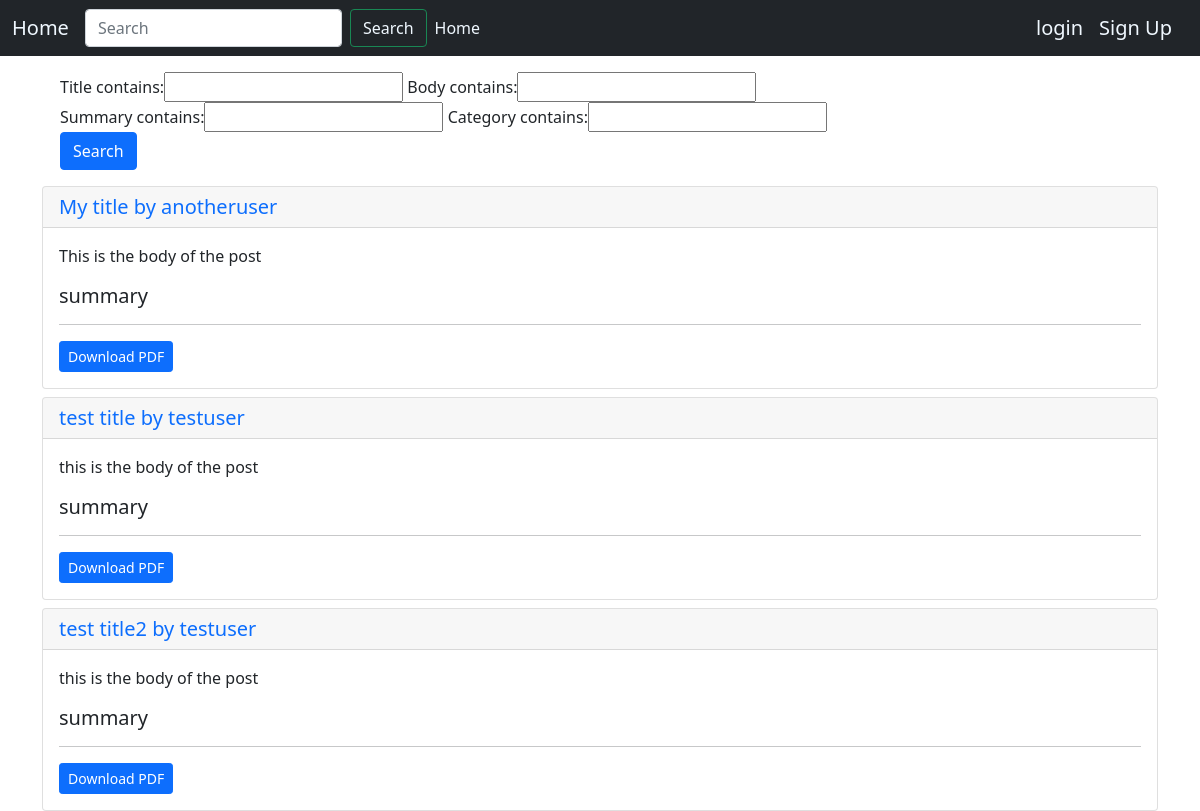
The page / on the database its author committed.
### appcms/models.py (models this page shows, shortened)
class Content(models.Model):
    CATEGORY = (
        ('Politics', 'Politics'),
        ('Sports', 'Sports'),
        ('Entertainment', 'Entertainment'),
        ('Science', 'Science'),
    )
    date_posted = models.DateTimeField(
        default=timezone.now)
    author = models.ForeignKey(
        User, on_delete=models.CASCADE, default=1)
    title = models.CharField(max_length=30, null=True, blank=True)
    body = models.TextField(max_length=300, null=True, blank=True)
    summary = models.CharField(max_length=60, null=True, blank=True)
    category = models.CharField(
        max_length=30, null=True, choices=CATEGORY, blank=True)
    pdf = models.FileField(upload_to='content/pdfs/', null=True,
                           blank=True, validators=[FileExtensionValidator(allowed_extensions=['pdf'])])

### appcms/views.py (the view)
# urls.py: path('', ContentListView, name='home'),
def ContentListView(request):
    contents = Content.objects.order_by('date_posted')
    myFilter = ContentFilter(request.GET, queryset=contents)
    return render(request, 'appcms/homes.html', {'contents': contents, 'myFilter': myFilter})

### appcms/templates/appcms/homes.html
{% extends 'appcms/base.html' %}
{% block content %}
<div class="row mt-3 mb-3 mx-4 container" style="width: 70%;">
  <form method="GET" >
    {{myFilter.form}}
    <button class="btn btn-primary " type="submit" >Search</button>
</form>
</div>
{% for content in myFilter.qs %}
<div class="container mt-2" >
    <div class="card">
        <h5 class="card-header"><a href="{% url 'contentDetail' content.id %}" style="text-decoration: none;">{{ content.title }} by {{content.author}}</a></h5>
        <div class="card-body">
          <p class="card-text">{{content.body}}</p>
          <h5 class="card-title">{{content.summary}}</h5>
          <hr>
          {% if content.pdf %}
          <a href="{{ content.pdf.url }}" class="btn btn-primary btn-sm" target="_blank">
            Download PDF
          </a>
          {% else %}
          <h6  class="btn btn-primary btn-sm" target="_blank">
            No attached PDF
          </h6>
          {% endif %}
        </div>
      </div>
</div>
{% endfor %}
{% endblock content %}

### appcms/templates/appcms/base.html (shortened to what this page needs)
<!doctype html>
<html lang="en">
  <head>
    <link href="https://cdn.jsdelivr.net/npm/bootstrap@5.0.0-beta2/dist/css/bootstrap.min.css" rel="stylesheet">
  </head>
  <body>
     {% include 'appcms/navbar.html' %}
    {% block content %}{% endblock content %}
  </body>
</html>

### appcms/templates/appcms/navbar.html (shortened to what this page needs)
<nav class="navbar navbar-expand-lg navbar-light bg-dark">
    <div class="container-fluid">
      <a class="navbar-brand" style="color: aliceblue;" href="{% url 'home' %}">Home</a>
      <form class="d-flex">
        <input class="form-control me-2" type="search" placeholder="Search" aria-label="Search">
        <button class="btn btn-outline-success" style="color: aliceblue;" type="submit">Search</button>
      </form>
      <div class="collapse navbar-collapse" id="navbarSupportedContent">
        <ul class="navbar-nav me-auto mb-2 mb-lg-0">
          <li class="nav-item">
            <a class="nav-link active" style="color: aliceblue;" aria-current="page" href="#">Home</a>
          </li>
        </ul>
        {% if request.user.is_authenticated %}
        <a class="navbar-brand" style="color: aliceblue;" href="{% url 'contentCreate' %}">New Post</a>
        <a class="navbar-brand" style="color: aliceblue;" href="{% url 'loggingout' %}">Logout</a>
        {% else %}
        <a class="navbar-brand" style="color: aliceblue;" href="{% url 'loggin' %}">login</a>
        <a class="navbar-brand" style="color: aliceblue;" href="{% url 'register' %}">Sign Up</a>
        {% endif %}
      </div>
    </div>
  </nav>

### rows shown on the page
Content: title "My title", author "anotheruser", body "This is the body of the post", summary "summary"
Content: title "test title", author "testuser", body "this is the body of the post", summary "summary"
Content: title "test title2", author "testuser", body "this is the body of the post", summary "summary"
